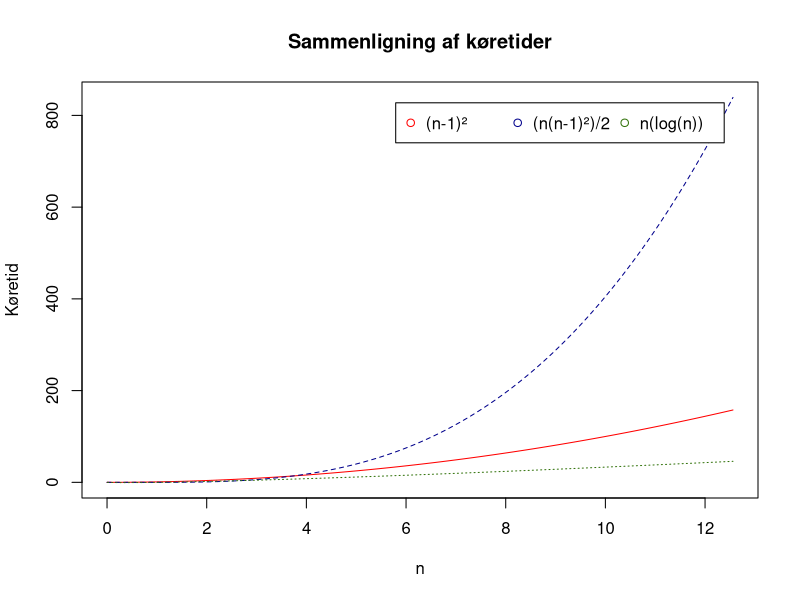

The R script that drew this image:
fun1 <- function(x) x^2
fun2 <- function(x) (x*(x-1)^2)/2
fun3 <- function(x) x*log2(x)
x<-seq(0,4*pi,0.01)

data <- cbind(fun1(x), fun2(x), fun3(x))

matplot(x, data, type = 'l', 
	col = c("#ff0000", "#00008b", "#31720a"),
	ylab = "Køretid", xlab = "n")
legend("topright", inset = .05, 
	legend = c("(n-1)²", "(n(n-1)²)/2", "n(log(n))"),
    pch = 1, 
    col = c("#ff0000", "#00008b", "#31720a"), horiz = TRUE)
title("Sammenligning af køretider")

